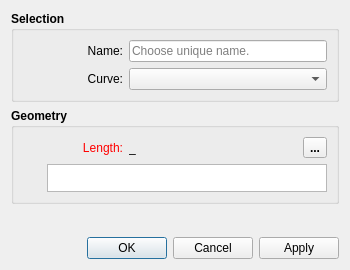
<?xml version="1.0" encoding="UTF-8"?>
<ui version="4.0">
 <class>DialogCutSplinePath</class>
 <widget class="QDialog" name="DialogCutSplinePath">
  <property name="geometry">
   <rect>
    <x>0</x>
    <y>0</y>
    <width>350</width>
    <height>270</height>
   </rect>
  </property>
  <property name="minimumSize">
   <size>
    <width>270</width>
    <height>0</height>
   </size>
  </property>
  <property name="windowTitle">
   <string>Point - On Spline</string>
  </property>
  <property name="windowIcon">
   <iconset resource="../../../vmisc/share/resources/icon.qrc">
    <normaloff>:/icon/64x64/icon64x64.png</normaloff>:/icon/64x64/icon64x64.png</iconset>
  </property>
  <layout class="QVBoxLayout" name="verticalLayout_3">
   <item>
    <widget class="QGroupBox" name="selection_GroupBox">
     <property name="sizePolicy">
      <sizepolicy hsizetype="Expanding" vsizetype="Preferred">
       <horstretch>0</horstretch>
       <verstretch>0</verstretch>
      </sizepolicy>
     </property>
     <property name="font">
      <font>
       <pointsize>9</pointsize>
       <bold>true</bold>
      </font>
     </property>
     <property name="title">
      <string>Selection</string>
     </property>
     <layout class="QVBoxLayout" name="verticalLayout">
      <item>
       <layout class="QFormLayout" name="formLayout">
        <property name="labelAlignment">
         <set>Qt::AlignRight|Qt::AlignTrailing|Qt::AlignVCenter</set>
        </property>
        <item row="0" column="0">
         <widget class="QLabel" name="labelEditNamePoint">
          <property name="sizePolicy">
           <sizepolicy hsizetype="Fixed" vsizetype="Preferred">
            <horstretch>0</horstretch>
            <verstretch>0</verstretch>
           </sizepolicy>
          </property>
          <property name="minimumSize">
           <size>
            <width>100</width>
            <height>0</height>
           </size>
          </property>
          <property name="font">
           <font>
            <pointsize>9</pointsize>
            <bold>false</bold>
           </font>
          </property>
          <property name="text">
           <string>Name:</string>
          </property>
          <property name="alignment">
           <set>Qt::AlignRight|Qt::AlignTrailing|Qt::AlignVCenter</set>
          </property>
         </widget>
        </item>
        <item row="0" column="1">
         <widget class="QLineEdit" name="lineEditNamePoint">
          <property name="minimumSize">
           <size>
            <width>80</width>
            <height>0</height>
           </size>
          </property>
          <property name="font">
           <font>
            <pointsize>9</pointsize>
            <bold>false</bold>
           </font>
          </property>
          <property name="toolTip">
           <string>Unique name</string>
          </property>
          <property name="placeholderText">
           <string>Choose unique name.</string>
          </property>
         </widget>
        </item>
        <item row="1" column="0">
         <widget class="QLabel" name="label_3">
          <property name="sizePolicy">
           <sizepolicy hsizetype="Fixed" vsizetype="Preferred">
            <horstretch>0</horstretch>
            <verstretch>0</verstretch>
           </sizepolicy>
          </property>
          <property name="minimumSize">
           <size>
            <width>100</width>
            <height>0</height>
           </size>
          </property>
          <property name="font">
           <font>
            <pointsize>9</pointsize>
            <bold>false</bold>
           </font>
          </property>
          <property name="text">
           <string>Curve:</string>
          </property>
          <property name="alignment">
           <set>Qt::AlignRight|Qt::AlignTrailing|Qt::AlignVCenter</set>
          </property>
         </widget>
        </item>
        <item row="1" column="1">
         <widget class="QComboBox" name="comboBoxSplinePath">
          <property name="minimumSize">
           <size>
            <width>80</width>
            <height>0</height>
           </size>
          </property>
          <property name="font">
           <font>
            <pointsize>9</pointsize>
            <bold>false</bold>
           </font>
          </property>
         </widget>
        </item>
       </layout>
      </item>
     </layout>
    </widget>
   </item>
   <item>
    <widget class="QGroupBox" name="geometry_GroupBox">
     <property name="sizePolicy">
      <sizepolicy hsizetype="Expanding" vsizetype="Preferred">
       <horstretch>0</horstretch>
       <verstretch>0</verstretch>
      </sizepolicy>
     </property>
     <property name="font">
      <font>
       <pointsize>9</pointsize>
       <bold>true</bold>
      </font>
     </property>
     <property name="title">
      <string>Geometry</string>
     </property>
     <layout class="QVBoxLayout" name="verticalLayout_2">
      <item>
       <layout class="QHBoxLayout" name="horizontalLayout">
        <item alignment="Qt::AlignLeft">
         <widget class="QLabel" name="labelEditFormula">
          <property name="sizePolicy">
           <sizepolicy hsizetype="Fixed" vsizetype="Preferred">
            <horstretch>0</horstretch>
            <verstretch>0</verstretch>
           </sizepolicy>
          </property>
          <property name="minimumSize">
           <size>
            <width>100</width>
            <height>0</height>
           </size>
          </property>
          <property name="palette">
           <palette>
            <active>
             <colorrole role="WindowText">
              <brush brushstyle="SolidPattern">
               <color alpha="255">
                <red>255</red>
                <green>0</green>
                <blue>0</blue>
               </color>
              </brush>
             </colorrole>
            </active>
            <inactive>
             <colorrole role="WindowText">
              <brush brushstyle="SolidPattern">
               <color alpha="255">
                <red>255</red>
                <green>0</green>
                <blue>0</blue>
               </color>
              </brush>
             </colorrole>
            </inactive>
            <disabled>
             <colorrole role="WindowText">
              <brush brushstyle="SolidPattern">
               <color alpha="255">
                <red>159</red>
                <green>158</green>
                <blue>158</blue>
               </color>
              </brush>
             </colorrole>
            </disabled>
           </palette>
          </property>
          <property name="font">
           <font>
            <pointsize>9</pointsize>
            <bold>false</bold>
           </font>
          </property>
          <property name="text">
           <string>Length:</string>
          </property>
          <property name="alignment">
           <set>Qt::AlignRight|Qt::AlignTrailing|Qt::AlignVCenter</set>
          </property>
         </widget>
        </item>
        <item>
         <widget class="QLabel" name="labelResultCalculation">
          <property name="sizePolicy">
           <sizepolicy hsizetype="Fixed" vsizetype="Preferred">
            <horstretch>0</horstretch>
            <verstretch>0</verstretch>
           </sizepolicy>
          </property>
          <property name="minimumSize">
           <size>
            <width>85</width>
            <height>0</height>
           </size>
          </property>
          <property name="font">
           <font>
            <pointsize>9</pointsize>
            <bold>false</bold>
           </font>
          </property>
          <property name="toolTip">
           <string>Value</string>
          </property>
          <property name="whatsThis">
           <string notr="true"/>
          </property>
          <property name="text">
           <string notr="true">_</string>
          </property>
         </widget>
        </item>
        <item>
         <spacer name="horizontalSpacer">
          <property name="orientation">
           <enum>Qt::Horizontal</enum>
          </property>
          <property name="sizeHint" stdset="0">
           <size>
            <width>10</width>
            <height>20</height>
           </size>
          </property>
         </spacer>
        </item>
        <item alignment="Qt::AlignRight">
         <widget class="QToolButton" name="toolButtonExprLength">
          <property name="toolTip">
           <string>Formula wizard</string>
          </property>
          <property name="text">
           <string notr="true">...</string>
          </property>
          <property name="icon">
           <iconset resource="../../../vmisc/share/resources/icon.qrc">
            <normaloff>:/icon/24x24/fx.png</normaloff>:/icon/24x24/fx.png</iconset>
          </property>
          <property name="iconSize">
           <size>
            <width>24</width>
            <height>24</height>
           </size>
          </property>
         </widget>
        </item>
       </layout>
      </item>
      <item>
       <layout class="QHBoxLayout" name="horizontalLayout_5">
        <item>
         <widget class="QPushButton" name="pushButtonGrowLength">
          <property name="maximumSize">
           <size>
            <width>18</width>
            <height>18</height>
           </size>
          </property>
          <property name="sizeIncrement">
           <size>
            <width>0</width>
            <height>0</height>
           </size>
          </property>
          <property name="toolTip">
           <string>&lt;html&gt;&lt;head/&gt;&lt;body&gt;&lt;p&gt;Show full calculation in message box&lt;/p&gt;&lt;/body&gt;&lt;/html&gt;</string>
          </property>
          <property name="text">
           <string notr="true"/>
          </property>
          <property name="icon">
           <iconset theme="go-down">
            <normaloff>.</normaloff>.</iconset>
          </property>
          <property name="iconSize">
           <size>
            <width>16</width>
            <height>16</height>
           </size>
          </property>
          <property name="flat">
           <bool>true</bool>
          </property>
         </widget>
        </item>
        <item>
         <widget class="QPlainTextEdit" name="plainTextEditFormula">
          <property name="sizePolicy">
           <sizepolicy hsizetype="Expanding" vsizetype="Preferred">
            <horstretch>0</horstretch>
            <verstretch>0</verstretch>
           </sizepolicy>
          </property>
          <property name="maximumSize">
           <size>
            <width>16777215</width>
            <height>28</height>
           </size>
          </property>
          <property name="font">
           <font>
            <pointsize>9</pointsize>
            <bold>false</bold>
           </font>
          </property>
          <property name="toolTip">
           <string>Calculation</string>
          </property>
          <property name="tabChangesFocus">
           <bool>true</bool>
          </property>
         </widget>
        </item>
       </layout>
      </item>
     </layout>
    </widget>
   </item>
   <item>
    <spacer name="verticalSpacer">
     <property name="orientation">
      <enum>Qt::Vertical</enum>
     </property>
     <property name="sizeHint" stdset="0">
      <size>
       <width>20</width>
       <height>24</height>
      </size>
     </property>
    </spacer>
   </item>
   <item>
    <widget class="QDialogButtonBox" name="buttonBox">
     <property name="orientation">
      <enum>Qt::Horizontal</enum>
     </property>
     <property name="standardButtons">
      <set>QDialogButtonBox::Apply|QDialogButtonBox::Cancel|QDialogButtonBox::Ok</set>
     </property>
    </widget>
   </item>
  </layout>
 </widget>
 <tabstops>
  <tabstop>plainTextEditFormula</tabstop>
  <tabstop>comboBoxSplinePath</tabstop>
  <tabstop>buttonBox</tabstop>
 </tabstops>
 <resources>
  <include location="../../../vmisc/share/resources/icon.qrc"/>
 </resources>
 <connections>
  <connection>
   <sender>buttonBox</sender>
   <signal>accepted()</signal>
   <receiver>DialogCutSplinePath</receiver>
   <slot>accept()</slot>
   <hints>
    <hint type="sourcelabel">
     <x>248</x>
     <y>254</y>
    </hint>
    <hint type="destinationlabel">
     <x>157</x>
     <y>274</y>
    </hint>
   </hints>
  </connection>
  <connection>
   <sender>buttonBox</sender>
   <signal>rejected()</signal>
   <receiver>DialogCutSplinePath</receiver>
   <slot>reject()</slot>
   <hints>
    <hint type="sourcelabel">
     <x>316</x>
     <y>260</y>
    </hint>
    <hint type="destinationlabel">
     <x>286</x>
     <y>274</y>
    </hint>
   </hints>
  </connection>
 </connections>
</ui>
